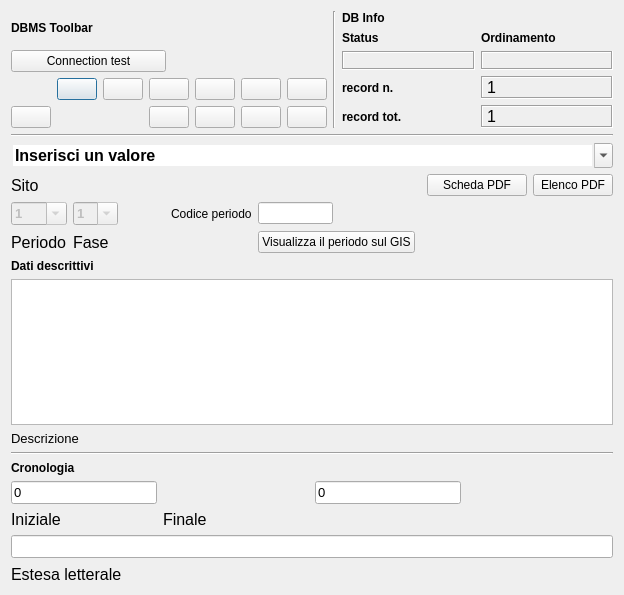
<?xml version="1.0" encoding="UTF-8"?>
<ui version="4.0">
 <class>DialogPeriodoFase</class>
 <widget class="QDialog" name="DialogPeriodoFase">
  <property name="geometry">
   <rect>
    <x>0</x>
    <y>0</y>
    <width>624</width>
    <height>595</height>
   </rect>
  </property>
  <property name="minimumSize">
   <size>
    <width>540</width>
    <height>400</height>
   </size>
  </property>
  <property name="windowTitle">
   <string>pyArchInit Gestione Scavi - Periodizzazione di scavo</string>
  </property>
  <property name="windowIcon">
   <iconset resource="../../resources/resources.qrc">
    <normaloff>:/icons/iconSite.png</normaloff>:/icons/iconSite.png</iconset>
  </property>
  <layout class="QGridLayout" name="gridLayout_9">
   <item row="0" column="0">
    <layout class="QHBoxLayout" name="horizontalLayout">
     <item>
      <layout class="QGridLayout" name="gridLayout_2">
       <item row="0" column="0">
        <widget class="QLabel" name="label_29">
         <property name="font">
          <font>
           <weight>75</weight>
           <bold>true</bold>
          </font>
         </property>
         <property name="text">
          <string>DBMS Toolbar</string>
         </property>
        </widget>
       </item>
       <item row="2" column="0" colspan="2">
        <layout class="QGridLayout" name="gridLayout">
         <item row="0" column="5">
          <widget class="QPushButton" name="pushButton_first_rec">
           <property name="toolTip">
            <string>First rec</string>
           </property>
           <property name="text">
            <string/>
           </property>
           <property name="icon">
            <iconset resource="../../resources/resources.qrc">
             <normaloff>:/icons/5_leftArrows.png</normaloff>:/icons/5_leftArrows.png</iconset>
           </property>
          </widget>
         </item>
         <item row="0" column="7">
          <widget class="QPushButton" name="pushButton_next_rec">
           <property name="toolTip">
            <string>Next rec</string>
           </property>
           <property name="text">
            <string/>
           </property>
           <property name="icon">
            <iconset resource="../../resources/resources.qrc">
             <normaloff>:/icons/6_rightArrow.png</normaloff>:/icons/6_rightArrow.png</iconset>
           </property>
          </widget>
         </item>
         <item row="0" column="8">
          <widget class="QPushButton" name="pushButton_last_rec">
           <property name="toolTip">
            <string>Last rec</string>
           </property>
           <property name="text">
            <string/>
           </property>
           <property name="icon">
            <iconset resource="../../resources/resources.qrc">
             <normaloff>:/icons/7_rightArrows.png</normaloff>:/icons/7_rightArrows.png</iconset>
           </property>
          </widget>
         </item>
         <item row="0" column="9">
          <widget class="QPushButton" name="pushButton_new_rec">
           <property name="font">
            <font>
             <pointsize>9</pointsize>
            </font>
           </property>
           <property name="toolTip">
            <string>New record</string>
           </property>
           <property name="text">
            <string/>
           </property>
           <property name="icon">
            <iconset resource="../../resources/resources.qrc">
             <normaloff>:/icons/newrec.png</normaloff>:/icons/newrec.png</iconset>
           </property>
          </widget>
         </item>
         <item row="0" column="10">
          <widget class="QPushButton" name="pushButton_save">
           <property name="font">
            <font>
             <pointsize>9</pointsize>
            </font>
           </property>
           <property name="toolTip">
            <string>Save</string>
           </property>
           <property name="text">
            <string/>
           </property>
           <property name="icon">
            <iconset resource="../../resources/resources.qrc">
             <normaloff>:/icons/b_save.png</normaloff>:/icons/b_save.png</iconset>
           </property>
           <property name="autoDefault">
            <bool>false</bool>
           </property>
          </widget>
         </item>
         <item row="1" column="7">
          <widget class="QPushButton" name="pushButton_new_search">
           <property name="font">
            <font>
             <pointsize>9</pointsize>
            </font>
           </property>
           <property name="toolTip">
            <string>new search</string>
           </property>
           <property name="text">
            <string/>
           </property>
           <property name="icon">
            <iconset resource="../../resources/resources.qrc">
             <normaloff>:/icons/new_search.png</normaloff>:/icons/new_search.png</iconset>
           </property>
          </widget>
         </item>
         <item row="1" column="8">
          <widget class="QPushButton" name="pushButton_search_go">
           <property name="font">
            <font>
             <pointsize>9</pointsize>
            </font>
           </property>
           <property name="toolTip">
            <string>search !!!</string>
           </property>
           <property name="text">
            <string/>
           </property>
           <property name="icon">
            <iconset resource="../../resources/resources.qrc">
             <normaloff>:/icons/search.png</normaloff>:/icons/search.png</iconset>
           </property>
          </widget>
         </item>
         <item row="1" column="9">
          <widget class="QPushButton" name="pushButton_sort">
           <property name="font">
            <font>
             <pointsize>9</pointsize>
            </font>
           </property>
           <property name="toolTip">
            <string>Order by</string>
           </property>
           <property name="text">
            <string/>
           </property>
           <property name="icon">
            <iconset resource="../../resources/resources.qrc">
             <normaloff>:/icons/sort.png</normaloff>:/icons/sort.png</iconset>
           </property>
          </widget>
         </item>
         <item row="1" column="10">
          <widget class="QPushButton" name="pushButton_view_all">
           <property name="font">
            <font>
             <pointsize>9</pointsize>
            </font>
           </property>
           <property name="toolTip">
            <string>View alls records</string>
           </property>
           <property name="text">
            <string/>
           </property>
           <property name="icon">
            <iconset resource="../../resources/resources.qrc">
             <normaloff>:/icons/view_all.png</normaloff>:/icons/view_all.png</iconset>
           </property>
          </widget>
         </item>
         <item row="1" column="2">
          <widget class="QPushButton" name="pushButton_delete">
           <property name="enabled">
            <bool>true</bool>
           </property>
           <property name="font">
            <font>
             <pointsize>9</pointsize>
            </font>
           </property>
           <property name="toolTip">
            <string>Delete record</string>
           </property>
           <property name="text">
            <string/>
           </property>
           <property name="icon">
            <iconset resource="../../resources/resources.qrc">
             <normaloff>:/icons/delete.png</normaloff>:/icons/delete.png</iconset>
           </property>
          </widget>
         </item>
         <item row="0" column="6">
          <widget class="QPushButton" name="pushButton_prev_rec">
           <property name="toolTip">
            <string>Prev rec</string>
           </property>
           <property name="text">
            <string/>
           </property>
           <property name="icon">
            <iconset resource="../../resources/resources.qrc">
             <normaloff>:/icons/4_leftArrow.png</normaloff>:/icons/4_leftArrow.png</iconset>
           </property>
          </widget>
         </item>
        </layout>
       </item>
       <item row="1" column="0">
        <widget class="QPushButton" name="pushButton_connect">
         <property name="text">
          <string>Connection test</string>
         </property>
        </widget>
       </item>
      </layout>
     </item>
     <item>
      <widget class="Line" name="line_6">
       <property name="orientation">
        <enum>Qt::Vertical</enum>
       </property>
      </widget>
     </item>
     <item>
      <layout class="QGridLayout" name="gridLayout_5">
       <item row="0" column="0">
        <widget class="QLabel" name="label_42">
         <property name="font">
          <font>
           <weight>75</weight>
           <bold>true</bold>
          </font>
         </property>
         <property name="autoFillBackground">
          <bool>true</bool>
         </property>
         <property name="text">
          <string>DB Info</string>
         </property>
        </widget>
       </item>
       <item row="1" column="0">
        <layout class="QGridLayout" name="gridLayout_4">
         <item row="0" column="1">
          <widget class="QLabel" name="label_43">
           <property name="font">
            <font>
             <pointsize>9</pointsize>
             <weight>75</weight>
             <bold>true</bold>
            </font>
           </property>
           <property name="text">
            <string>Ordinamento</string>
           </property>
           <property name="margin">
            <number>0</number>
           </property>
          </widget>
         </item>
         <item row="1" column="0">
          <widget class="QLabel" name="label_status">
           <property name="minimumSize">
            <size>
             <width>40</width>
             <height>0</height>
            </size>
           </property>
           <property name="font">
            <font>
             <pointsize>10</pointsize>
             <weight>75</weight>
             <bold>true</bold>
            </font>
           </property>
           <property name="cursor">
            <cursorShape>ForbiddenCursor</cursorShape>
           </property>
           <property name="mouseTracking">
            <bool>false</bool>
           </property>
           <property name="contextMenuPolicy">
            <enum>Qt::DefaultContextMenu</enum>
           </property>
           <property name="frameShape">
            <enum>QFrame::Box</enum>
           </property>
           <property name="frameShadow">
            <enum>QFrame::Sunken</enum>
           </property>
           <property name="text">
            <string/>
           </property>
           <property name="alignment">
            <set>Qt::AlignCenter</set>
           </property>
           <property name="margin">
            <number>0</number>
           </property>
          </widget>
         </item>
         <item row="1" column="1">
          <widget class="QLabel" name="label_sort">
           <property name="font">
            <font>
             <pointsize>10</pointsize>
             <weight>75</weight>
             <bold>true</bold>
            </font>
           </property>
           <property name="cursor">
            <cursorShape>ForbiddenCursor</cursorShape>
           </property>
           <property name="mouseTracking">
            <bool>false</bool>
           </property>
           <property name="contextMenuPolicy">
            <enum>Qt::DefaultContextMenu</enum>
           </property>
           <property name="frameShape">
            <enum>QFrame::Box</enum>
           </property>
           <property name="frameShadow">
            <enum>QFrame::Sunken</enum>
           </property>
           <property name="text">
            <string/>
           </property>
           <property name="alignment">
            <set>Qt::AlignCenter</set>
           </property>
           <property name="margin">
            <number>0</number>
           </property>
          </widget>
         </item>
         <item row="0" column="0">
          <widget class="QLabel" name="label_34">
           <property name="font">
            <font>
             <pointsize>9</pointsize>
             <weight>75</weight>
             <bold>true</bold>
            </font>
           </property>
           <property name="text">
            <string>Status</string>
           </property>
           <property name="margin">
            <number>0</number>
           </property>
          </widget>
         </item>
        </layout>
       </item>
       <item row="2" column="0">
        <layout class="QGridLayout" name="gridLayout_3">
         <item row="0" column="0">
          <widget class="QLabel" name="label_27">
           <property name="font">
            <font>
             <pointsize>9</pointsize>
             <weight>75</weight>
             <bold>true</bold>
            </font>
           </property>
           <property name="text">
            <string>record n.</string>
           </property>
           <property name="margin">
            <number>0</number>
           </property>
          </widget>
         </item>
         <item row="0" column="1">
          <widget class="QLabel" name="label_rec_corrente">
           <property name="font">
            <font>
             <family>Microsoft Sans Serif</family>
             <pointsize>12</pointsize>
            </font>
           </property>
           <property name="cursor">
            <cursorShape>ForbiddenCursor</cursorShape>
           </property>
           <property name="mouseTracking">
            <bool>false</bool>
           </property>
           <property name="contextMenuPolicy">
            <enum>Qt::DefaultContextMenu</enum>
           </property>
           <property name="frameShape">
            <enum>QFrame::Box</enum>
           </property>
           <property name="frameShadow">
            <enum>QFrame::Sunken</enum>
           </property>
           <property name="text">
            <string>1</string>
           </property>
          </widget>
         </item>
         <item row="1" column="0">
          <widget class="QLabel" name="label_28">
           <property name="font">
            <font>
             <pointsize>9</pointsize>
             <weight>75</weight>
             <bold>true</bold>
            </font>
           </property>
           <property name="text">
            <string>record tot.</string>
           </property>
           <property name="margin">
            <number>0</number>
           </property>
          </widget>
         </item>
         <item row="1" column="1">
          <widget class="QLabel" name="label_rec_tot">
           <property name="font">
            <font>
             <family>Microsoft Sans Serif</family>
             <pointsize>12</pointsize>
            </font>
           </property>
           <property name="cursor">
            <cursorShape>ForbiddenCursor</cursorShape>
           </property>
           <property name="mouseTracking">
            <bool>false</bool>
           </property>
           <property name="contextMenuPolicy">
            <enum>Qt::DefaultContextMenu</enum>
           </property>
           <property name="frameShape">
            <enum>QFrame::Box</enum>
           </property>
           <property name="frameShadow">
            <enum>QFrame::Sunken</enum>
           </property>
           <property name="text">
            <string>1</string>
           </property>
          </widget>
         </item>
        </layout>
       </item>
      </layout>
     </item>
    </layout>
   </item>
   <item row="1" column="0">
    <widget class="Line" name="line_8">
     <property name="font">
      <font>
       <weight>75</weight>
       <bold>true</bold>
      </font>
     </property>
     <property name="orientation">
      <enum>Qt::Horizontal</enum>
     </property>
    </widget>
   </item>
   <item row="2" column="0">
    <layout class="QGridLayout" name="gridLayout_7">
     <item row="0" column="0" rowspan="3" colspan="8">
      <widget class="QComboBox" name="comboBox_sito">
       <property name="enabled">
        <bool>true</bool>
       </property>
       <property name="font">
        <font>
         <pointsize>12</pointsize>
         <weight>75</weight>
         <bold>true</bold>
        </font>
       </property>
       <property name="mouseTracking">
        <bool>true</bool>
       </property>
       <property name="contextMenuPolicy">
        <enum>Qt::NoContextMenu</enum>
       </property>
       <property name="editable">
        <bool>true</bool>
       </property>
       <property name="maxVisibleItems">
        <number>99999</number>
       </property>
       <property name="maxCount">
        <number>2147483647</number>
       </property>
       <property name="frame">
        <bool>false</bool>
       </property>
       <item>
        <property name="text">
         <string>Inserisci un valore</string>
        </property>
       </item>
      </widget>
     </item>
     <item row="3" column="0">
      <widget class="QLabel" name="label">
       <property name="font">
        <font>
         <pointsize>12</pointsize>
        </font>
       </property>
       <property name="text">
        <string>Sito</string>
       </property>
      </widget>
     </item>
     <item row="6" column="0">
      <widget class="QComboBox" name="comboBox_periodo">
       <property name="enabled">
        <bool>false</bool>
       </property>
       <property name="font">
        <font>
         <pointsize>10</pointsize>
         <weight>75</weight>
         <bold>true</bold>
        </font>
       </property>
       <property name="autoFillBackground">
        <bool>false</bool>
       </property>
       <property name="editable">
        <bool>true</bool>
       </property>
       <property name="maxVisibleItems">
        <number>15</number>
       </property>
       <property name="maxCount">
        <number>15</number>
       </property>
       <item>
        <property name="text">
         <string>1</string>
        </property>
       </item>
       <item>
        <property name="text">
         <string>2</string>
        </property>
       </item>
       <item>
        <property name="text">
         <string>3</string>
        </property>
       </item>
       <item>
        <property name="text">
         <string>4</string>
        </property>
       </item>
       <item>
        <property name="text">
         <string>5</string>
        </property>
       </item>
       <item>
        <property name="text">
         <string>6</string>
        </property>
       </item>
       <item>
        <property name="text">
         <string>7</string>
        </property>
       </item>
       <item>
        <property name="text">
         <string>8</string>
        </property>
       </item>
       <item>
        <property name="text">
         <string>9</string>
        </property>
       </item>
       <item>
        <property name="text">
         <string>10</string>
        </property>
       </item>
       <item>
        <property name="text">
         <string>11</string>
        </property>
       </item>
       <item>
        <property name="text">
         <string>13</string>
        </property>
       </item>
       <item>
        <property name="text">
         <string>15</string>
        </property>
       </item>
      </widget>
     </item>
     <item row="6" column="1">
      <widget class="QComboBox" name="comboBox_fase">
       <property name="enabled">
        <bool>false</bool>
       </property>
       <property name="font">
        <font>
         <pointsize>10</pointsize>
         <weight>75</weight>
         <bold>true</bold>
        </font>
       </property>
       <property name="editable">
        <bool>true</bool>
       </property>
       <item>
        <property name="text">
         <string>1</string>
        </property>
       </item>
       <item>
        <property name="text">
         <string>2</string>
        </property>
       </item>
       <item>
        <property name="text">
         <string>3</string>
        </property>
       </item>
       <item>
        <property name="text">
         <string>4</string>
        </property>
       </item>
       <item>
        <property name="text">
         <string>5</string>
        </property>
       </item>
       <item>
        <property name="text">
         <string>6</string>
        </property>
       </item>
       <item>
        <property name="text">
         <string>7</string>
        </property>
       </item>
       <item>
        <property name="text">
         <string>8</string>
        </property>
       </item>
       <item>
        <property name="text">
         <string>9</string>
        </property>
       </item>
       <item>
        <property name="text">
         <string>10</string>
        </property>
       </item>
       <item>
        <property name="text">
         <string>11</string>
        </property>
       </item>
       <item>
        <property name="text">
         <string>12</string>
        </property>
       </item>
       <item>
        <property name="text">
         <string>13</string>
        </property>
       </item>
       <item>
        <property name="text">
         <string>14</string>
        </property>
       </item>
       <item>
        <property name="text">
         <string>15</string>
        </property>
       </item>
      </widget>
     </item>
     <item row="7" column="1">
      <widget class="QLabel" name="label_8">
       <property name="font">
        <font>
         <pointsize>12</pointsize>
        </font>
       </property>
       <property name="text">
        <string>Fase</string>
       </property>
      </widget>
     </item>
     <item row="7" column="0">
      <widget class="QLabel" name="label_7">
       <property name="font">
        <font>
         <pointsize>12</pointsize>
        </font>
       </property>
       <property name="text">
        <string>Periodo</string>
       </property>
      </widget>
     </item>
     <item row="6" column="4">
      <widget class="QLineEdit" name="lineEdit_codice_periodo">
       <property name="maximumSize">
        <size>
         <width>75</width>
         <height>16777215</height>
        </size>
       </property>
      </widget>
     </item>
     <item row="6" column="3">
      <widget class="QLabel" name="label_2">
       <property name="text">
        <string>Codice periodo</string>
       </property>
      </widget>
     </item>
     <item row="6" column="7">
      <spacer name="horizontalSpacer_6">
       <property name="orientation">
        <enum>Qt::Horizontal</enum>
       </property>
       <property name="sizeHint" stdset="0">
        <size>
         <width>40</width>
         <height>20</height>
        </size>
       </property>
      </spacer>
     </item>
     <item row="6" column="6">
      <spacer name="horizontalSpacer_7">
       <property name="orientation">
        <enum>Qt::Horizontal</enum>
       </property>
       <property name="sizeHint" stdset="0">
        <size>
         <width>100</width>
         <height>20</height>
        </size>
       </property>
      </spacer>
     </item>
     <item row="6" column="2">
      <spacer name="horizontalSpacer_9">
       <property name="orientation">
        <enum>Qt::Horizontal</enum>
       </property>
       <property name="sizeHint" stdset="0">
        <size>
         <width>40</width>
         <height>20</height>
        </size>
       </property>
      </spacer>
     </item>
     <item row="7" column="4">
      <widget class="QPushButton" name="pushButton_show_periodo">
       <property name="text">
        <string>Visualizza il periodo sul GIS</string>
       </property>
      </widget>
     </item>
     <item row="3" column="7">
      <widget class="QPushButton" name="pushButton_pdf_lista_exp">
       <property name="text">
        <string>Elenco PDF</string>
       </property>
      </widget>
     </item>
     <item row="3" column="6">
      <widget class="QPushButton" name="pushButton_pdf_scheda_exp">
       <property name="text">
        <string>Scheda PDF</string>
       </property>
       <property name="icon">
        <iconset>
         <normaloff>:/icons/pdf-icon.jpg</normaloff>:/icons/pdf-icon.jpg</iconset>
       </property>
      </widget>
     </item>
    </layout>
   </item>
   <item row="3" column="0">
    <layout class="QVBoxLayout" name="verticalLayout_2">
     <item>
      <layout class="QGridLayout" name="gridLayout_6">
       <item row="3" column="0" colspan="2">
        <widget class="QLabel" name="label_6">
         <property name="font">
          <font>
           <pointsize>10</pointsize>
          </font>
         </property>
         <property name="text">
          <string>Descrizione </string>
         </property>
        </widget>
       </item>
       <item row="4" column="0" rowspan="2" colspan="4">
        <widget class="Line" name="line_10">
         <property name="font">
          <font>
           <weight>75</weight>
           <bold>true</bold>
          </font>
         </property>
         <property name="orientation">
          <enum>Qt::Horizontal</enum>
         </property>
        </widget>
       </item>
       <item row="9" column="0">
        <widget class="QLabel" name="label_38">
         <property name="font">
          <font>
           <weight>75</weight>
           <bold>true</bold>
          </font>
         </property>
         <property name="text">
          <string>Cronologia </string>
         </property>
        </widget>
       </item>
       <item row="10" column="0">
        <widget class="QLineEdit" name="lineEdit_cron_iniz">
         <property name="font">
          <font>
           <pointsize>10</pointsize>
          </font>
         </property>
         <property name="text">
          <string>0</string>
         </property>
        </widget>
       </item>
       <item row="11" column="0">
        <widget class="QLabel" name="label_37">
         <property name="font">
          <font>
           <pointsize>12</pointsize>
          </font>
         </property>
         <property name="text">
          <string>Iniziale </string>
         </property>
        </widget>
       </item>
       <item row="11" column="1">
        <widget class="QLabel" name="label_14">
         <property name="font">
          <font>
           <pointsize>12</pointsize>
          </font>
         </property>
         <property name="text">
          <string>Finale </string>
         </property>
        </widget>
       </item>
       <item row="2" column="0" colspan="4">
        <widget class="QTextEdit" name="textEdit_descrizione_per">
         <property name="font">
          <font>
           <pointsize>10</pointsize>
          </font>
         </property>
        </widget>
       </item>
       <item row="10" column="2">
        <widget class="QLineEdit" name="lineEdit_cron_fin">
         <property name="font">
          <font>
           <pointsize>10</pointsize>
          </font>
         </property>
         <property name="text">
          <string>0</string>
         </property>
        </widget>
       </item>
       <item row="10" column="1">
        <spacer name="horizontalSpacer_3">
         <property name="orientation">
          <enum>Qt::Horizontal</enum>
         </property>
         <property name="sizeHint" stdset="0">
          <size>
           <width>38</width>
           <height>19</height>
          </size>
         </property>
        </spacer>
       </item>
       <item row="10" column="3">
        <spacer name="horizontalSpacer_4">
         <property name="orientation">
          <enum>Qt::Horizontal</enum>
         </property>
         <property name="sizeHint" stdset="0">
          <size>
           <width>40</width>
           <height>20</height>
          </size>
         </property>
        </spacer>
       </item>
       <item row="1" column="0">
        <widget class="QLabel" name="label_13">
         <property name="font">
          <font>
           <weight>75</weight>
           <bold>true</bold>
          </font>
         </property>
         <property name="text">
          <string>Dati descrittivi</string>
         </property>
        </widget>
       </item>
      </layout>
     </item>
     <item>
      <layout class="QGridLayout" name="gridLayout_8">
       <item row="0" column="0" colspan="2">
        <widget class="QLineEdit" name="lineEdit_per_estesa">
         <property name="font">
          <font>
           <pointsize>10</pointsize>
          </font>
         </property>
         <property name="text">
          <string/>
         </property>
        </widget>
       </item>
       <item row="1" column="0">
        <widget class="QLabel" name="label_25">
         <property name="font">
          <font>
           <pointsize>12</pointsize>
          </font>
         </property>
         <property name="text">
          <string>Estesa letterale </string>
         </property>
        </widget>
       </item>
       <item row="1" column="1">
        <spacer name="horizontalSpacer_5">
         <property name="orientation">
          <enum>Qt::Horizontal</enum>
         </property>
         <property name="sizeHint" stdset="0">
          <size>
           <width>418</width>
           <height>20</height>
          </size>
         </property>
        </spacer>
       </item>
      </layout>
     </item>
    </layout>
   </item>
  </layout>
 </widget>
 <resources>
  <include location="../../resources/resources.qrc"/>
 </resources>
 <connections/>
</ui>
